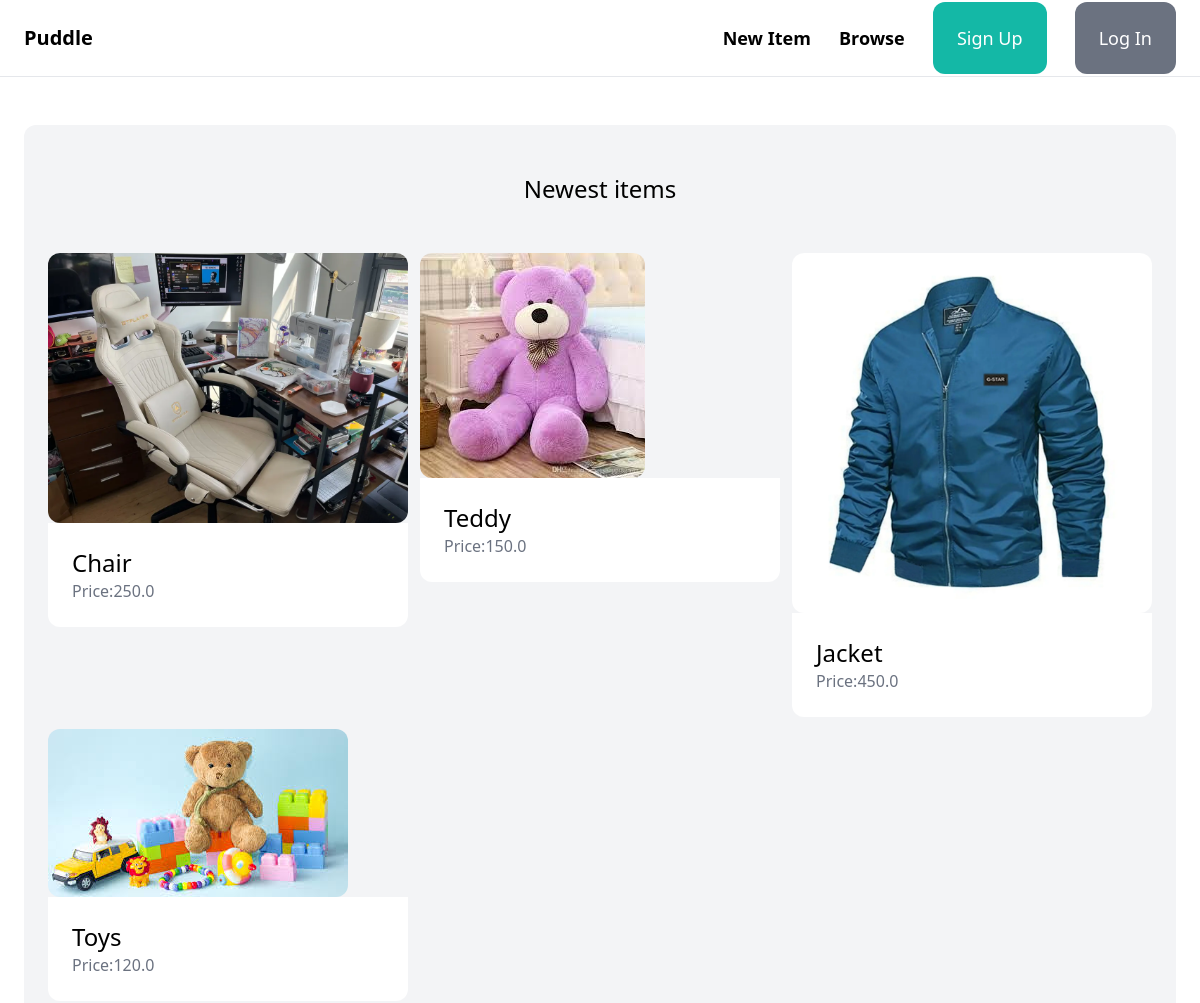
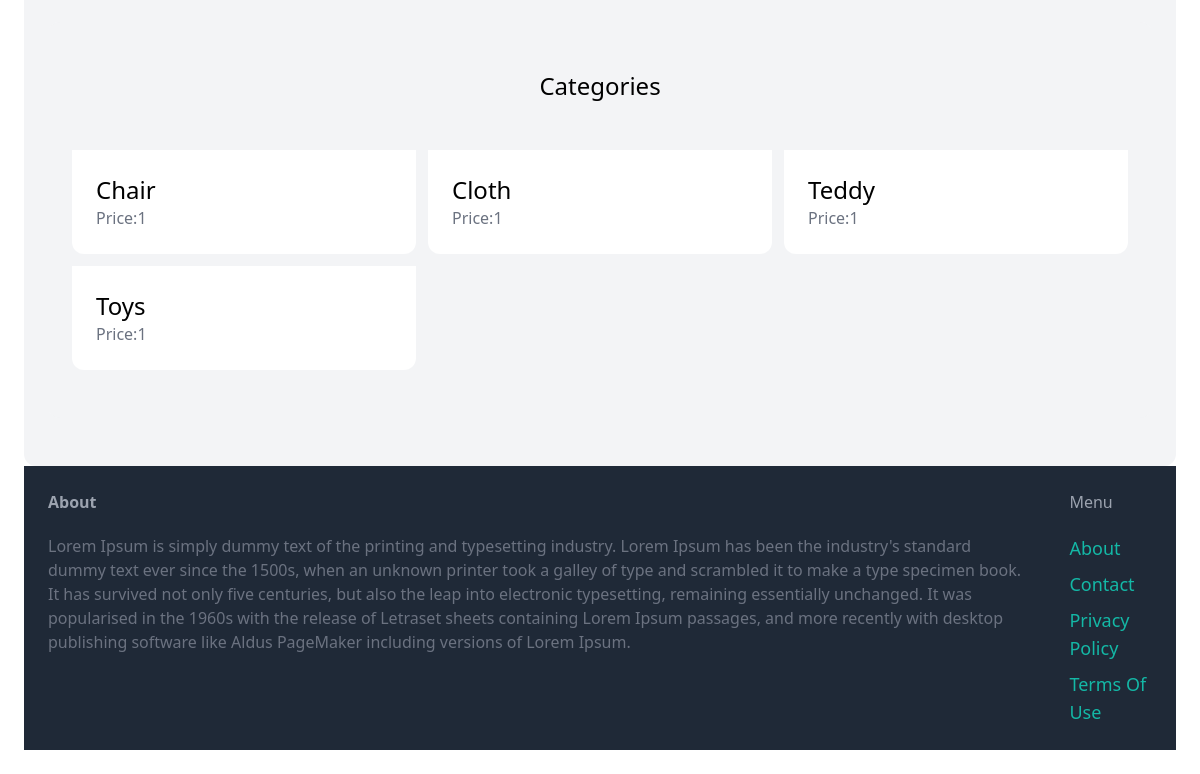
/, run on an earlier commit of the app's database (2 pictures, top to bottom).
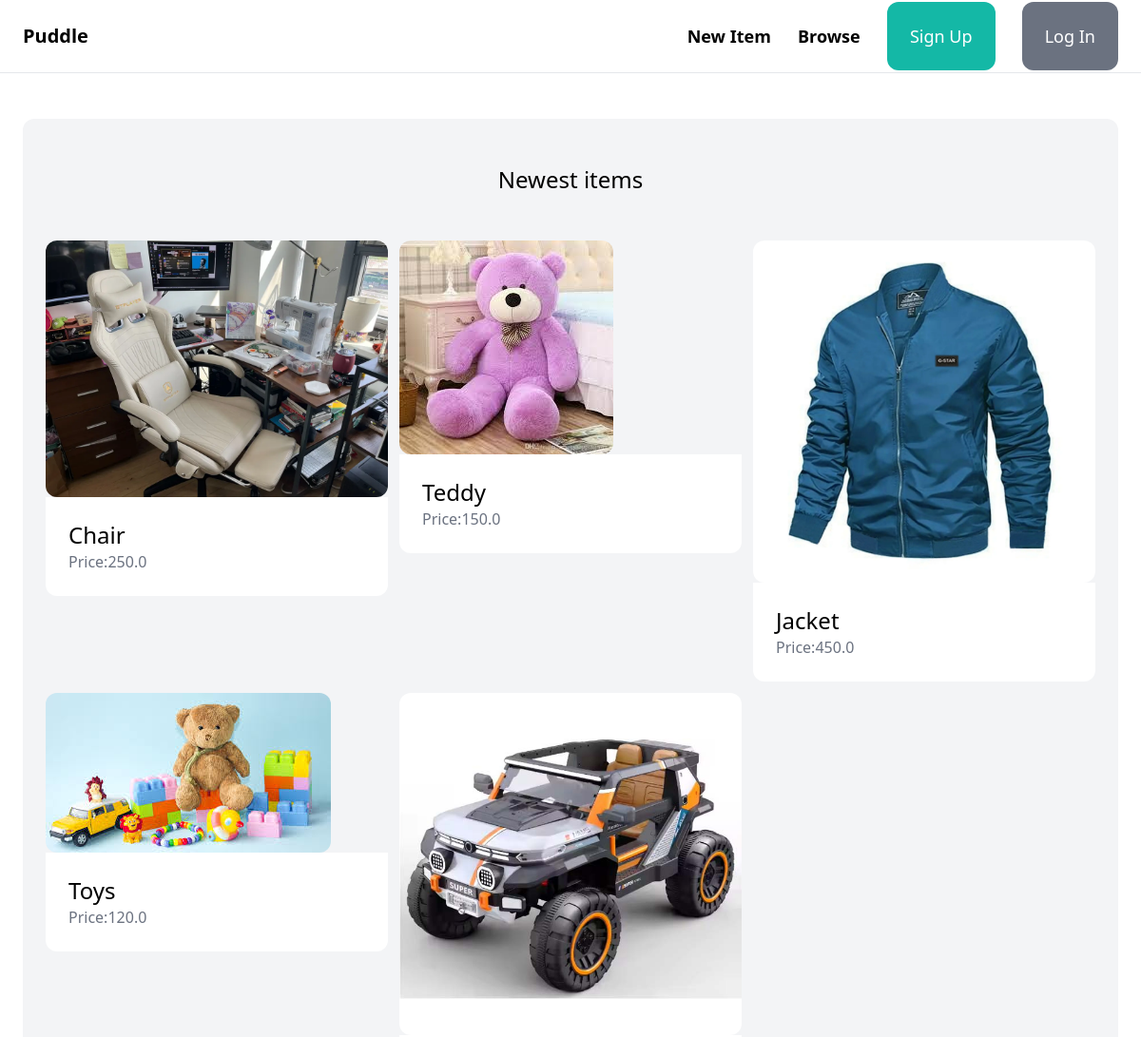
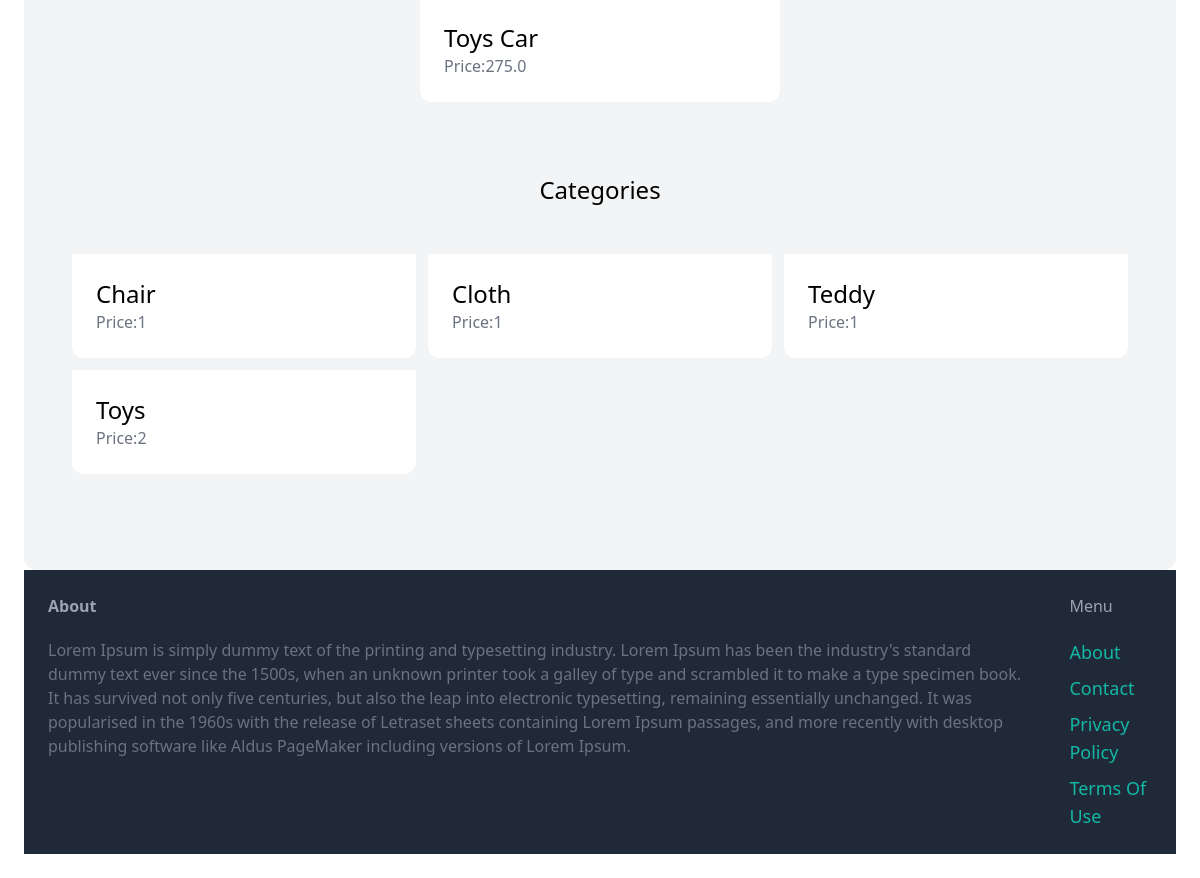
And on a later commit of the database (2 pictures, top to bottom).
### item/models.py (models this page shows, shortened)
class Item (models.Model):
    category = models.ForeignKey(Category , related_name='items' , on_delete=models.CASCADE)
    name = models.CharField(max_length=100)
    description = models.TextField(blank=True , null=True)
    price = models.FloatField()
    image = models. ImageField(upload_to='item_images' , blank=True,null=True)
    is_sold = models.BooleanField(default=False)
    user = models.ForeignKey(User, related_name='items', on_delete=models.CASCADE)
    created_at = models.DateTimeField(auto_now_add=True)

class Category(models.Model):
    name =models.CharField(max_length=200)
    class Meta:
        ordering = ('name',)
        verbose_name_plural = 'Categories'

### core/views.py (the view)
# urls.py: path('', views.index, name='index'),
def index(request):
    items = Item.objects.filter(is_sold=False)[0:6]
    categories = Category.objects.all()
    return render(request , 'core/index.html',{
        'categories': categories,
        'items' : items,
    })

### core/templates/core/index.html (shortened to what this page needs)
{% extends 'core/base.html' %}
{% block content %}
    <div class = "mt-6 px-6 py-12 bg-gray-100 rounded-xl">
        <h2 class="mb-12 text-2xl text-center">Newest items</h2>
        <div class="grid grid-cols-3 gap-3">
            {% for item in items %}
                <div>
                    <a href="{% url 'item:detail' item.id %}">
                        <div>
                            <img src="{{ item.image.url }}" class="rounded-xl">
                        </div>
                        <div class="p-6 bg-white rounded-b-xl">
                            <h2 class="text-2xl">{{ item.name }}</h2>
                            <p class=" text-gray-500">Price:{{ item.price }}</p>
                        </div>
                    </a>
                </div>
            {% endfor %}
        </div>
        <div class = "mt-6 px-6 py-12 bg-gray-100 rounded-xl">
            <h2 class="mb-12 text-2xl text-center">Categories</h2>
            <div class="grid grid-cols-3 gap-3">
                {% for category in categories %}
                    <div>
                        <a href="#">
                            <div class="p-6 bg-white rounded-b-xl">
                                <h2 class="text-2xl">{{ category.name }}</h2>
                                <p class=" text-gray-500">Price:{{ category.items.count }}</p>
                            </div>
                        </a>
                    </div>
                {% endfor %}
            </div>
        </div>
{% endblock  %}

What changed in the data, as far as the page shows it:
added Item: image (picture), name "Toys Car", price "275.0"
computed for Category "Toys": items.count "1" → "2"
